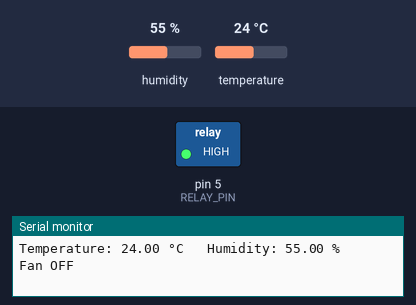
Bench run of a sketch on a simulated Arduino Uno, built with avr-gcc and run on an emulated ATmega328P. Shown: switched loads named in the sketch (green lamp = pin HIGH), the last lines printed to the serial monitor. The inputs (shaded band) are chosen by the test bench; at power-on: temperature 24 °C, humidity 55 %.

Above: at 3.2 s.
3.3 s: temperature set to 28 °C
6.0 s: temperature set to 31 °C
At 6.4 s:
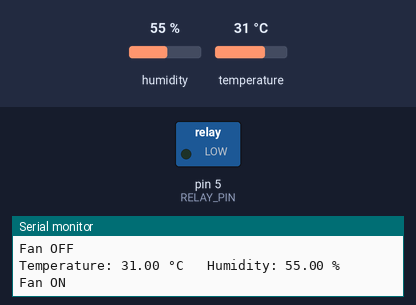
8.7 s: temperature set to 12 °C
At 11.3 s:
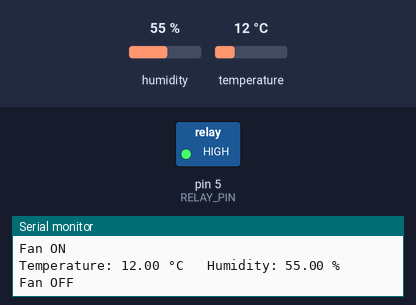
11.6 s: temperature set to 33 °C
At 12.5 s:
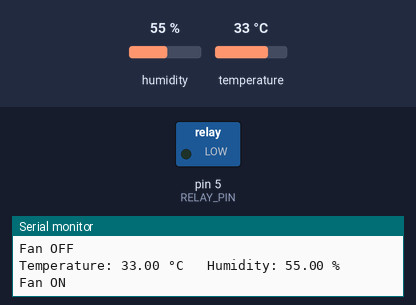
Timing chart, 0 to 14.6 s (numbered marks = the images above; inputs shaded):
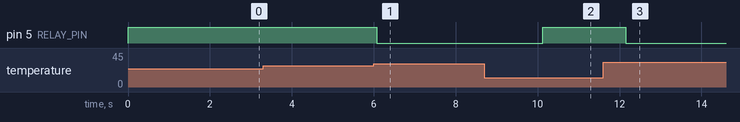

The sketch:

fan_controller-1.ino
```cpp
#include <DHT.h>

#define DHTPIN 4
#define DHTTYPE DHT11
#define RELAY_PIN 5

DHT dht(DHTPIN, DHTTYPE);

void setup() {
  Serial.begin(115200);

  dht.begin();

  pinMode(RELAY_PIN, OUTPUT);

  // Active LOW relay
  digitalWrite(RELAY_PIN, HIGH);

  delay(2000);   // Allow DHT to stabilize
}

void loop() {

  float humidity = dht.readHumidity();
  float temperature = dht.readTemperature();

  if (isnan(humidity) || isnan(temperature)) {
    Serial.println("Failed to read from DHT sensor!");
    delay(2000);
    return;
  }

  Serial.print("Temperature: ");
  Serial.print(temperature);
  Serial.print(" °C");

  Serial.print("   Humidity: ");
  Serial.print(humidity);
  Serial.println(" %");

  // Relay Control
  if (temperature >= 30.0) {
    digitalWrite(RELAY_PIN, LOW);      // Fan ON
    Serial.println("Fan ON");
  }
  else if (temperature <= 28.0) {
    digitalWrite(RELAY_PIN, HIGH);     // Fan OFF
    Serial.println("Fan OFF");
  }

  delay(2000);
}
```

Measured:
- the behaviour switches between 29 and 30 °C on temperature (found by bisection; images 0 and 1)
- after the input at 6.0 s, pin 5 (RELAY_PIN): HIGH → LOW after 0.07 s
- after the input at 8.7 s, pin 5 (RELAY_PIN): LOW → HIGH after 1.4 s
- after the input at 11.6 s, pin 5 (RELAY_PIN): HIGH → LOW after 0.55 s
